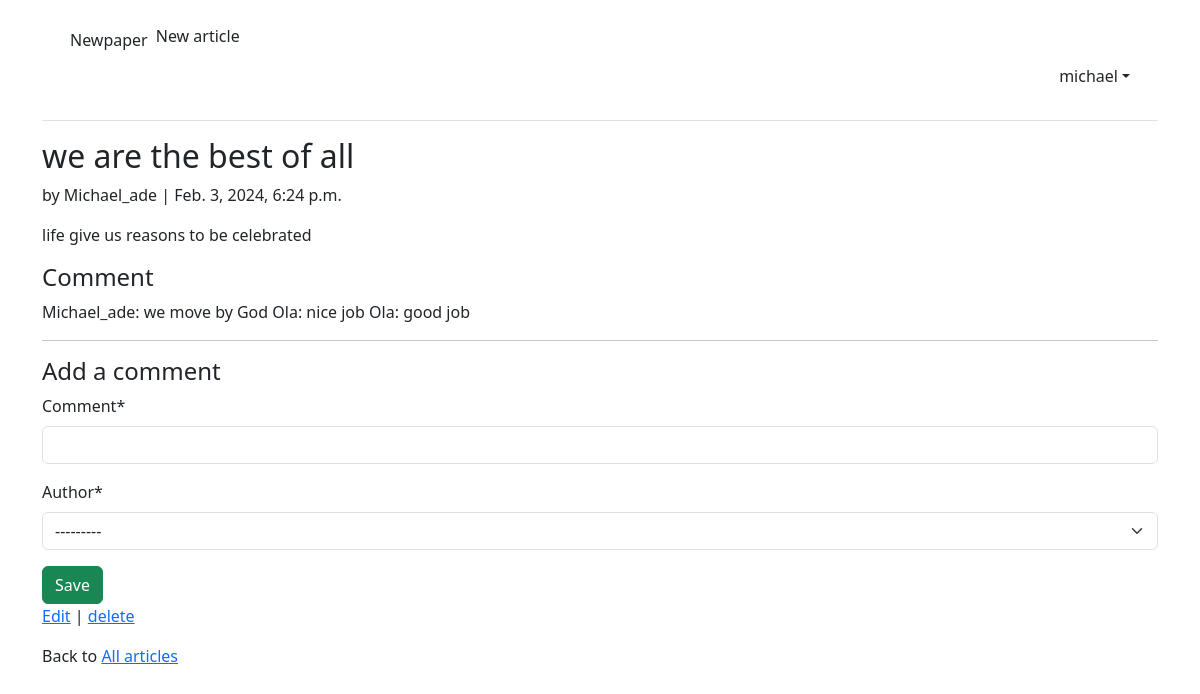
/articles/7/ (signed in), run on the app's committed database.
### accounts/models.py (models this page shows)
class CustomUser(AbstractUser):
    age = models.PositiveIntegerField(null=True, blank=True,)
    name =models.CharField(max_length = 255, null=True, blank = True)
    date = models.DateField(null = True, blank = True)
    mike = models.DateField(null = True, blank = True)  #new
    def __str__ (self):
        return self.username

### articles/models.py (models this page shows, shortened)
class Article(models.Model):
    title = models.CharField(max_length=55)
    body = models.TextField()
    date = models.DateTimeField(auto_now_add = True)
    author = models.ForeignKey(settings.AUTH_USER_MODEL, on_delete=models.CASCADE,) #author =models.ForeignKey('auth.User', on_delete=models.CASCADE,)

class Comment(models.Model):
    article = models.ForeignKey(Article, on_delete=models.CASCADE,)
    comment = models.CharField(max_length=140)
    author = models.ForeignKey(settings.AUTH_USER_MODEL, on_delete=models.CASCADE,) #author =models.ForeignKey('auth.User', on_delete=models.CASCADE,)
    def __str__(self):
        return self.comment #display the data title in admin page

### articles/views.py (the view, shortened to what this page needs)
# urls.py: path("<int:pk>/", ArticleDetailView.as_view(), name = "article_detail"),
class ArticleDetailView(LoginRequiredMixin, View):
    def get(self, request, *args, **kwargs):
        view = CommentGet.as_view()
        return view(request, *args, **kwargs)

### articles/form.py
class CommentForm(forms.ModelForm):
    class Meta:
        model = Comment
        fields = ("comment", "author")

### articles/views.py (called while the page is built)
    def get_context_data(self, **kwargs): # get_context_data() its django dictionary  cantaining all the variable names and value available in our templates, its use to add information to template
        context = super().get_context_data(**kwargs)
        context["form"] = CommentForm()
        return context

### accounts/templates/article_detail.html (shortened to what this page needs)
{% extends 'base.html' %}
{% load crispy_forms_tags %}
{% block content %}
    <div class="article-entry">
        <h2>
            {{ object.title }}
        </h2>
        <p>
            by {{ object.author }}  | {{ object.date }}
        </p>
    </div>
    <p>
        {{ object.body }}
    </p>
        <h4>
            Comment
        </h4>
        {% for comment in article.comment_set.all %}
        {{ comment.author }}:
        {{ comment }}
        {% endfor %}
        <hr>
        <h4>
            Add a comment
        </h4>
        <form action = "" method="POST">
            {{form|crispy}}
        <button class="btn btn-success ml-2" type="submit">Save</button>
        </form>
    <p>
        <a href="{% url 'article_edit' article.pk %}"> Edit</a> |
        <a href="{% url 'article_delete' article.pk%}"> delete</a>
    </p>
    <p>
     Back to   <a href=" {%  url 'article_list' %}"> All articles</a>
    </p>
{% endblock content %}

### accounts/templates/base.html (shortened to what this page needs)
<!DOCTYPE html>
<html lang="en">
    {%  load crispy_forms_tags %}
<head>
</head>
<link href="https://cdn.jsdelivr.net/npm/bootstrap@5.3.2/dist/css/bootstrap.min.css" rel="stylesheet">
<body>
    <div class="container">
        <header class="p-3 mb-3 border-bottom">
            <div class="container">
                <div class="d-flex flex-wrap align-items-center justify-content-center justify-content-lg-start">
                    <a class="navbar-brand" href="{% url 'home' %}" class="navbar-brand"  class="text-primary" > Newpaper</a>
                    <ul  class="nav col-12 col-lg-auto me-lg-auto mb-2 justify-content-center md-md-0">
                        {% if user.is_authenticated %}
                        <li >
                            <a href="{% url 'new_article' %}" class="nav-link px-2 link-dark"> New article</a>
                        </li>
                    </ul>
                </div>
                    <ul>
                        <div class="dropdown text-end">
                            <a href="#"  class="d-block link-dark text-decoration-none dropdown-toggle" id="dropdownUser1" data-bs-toggle="dropdown" aria-expanded="false"> {{ user.username }}</a>
                        </div>
                        {% else %}
                    </ul>
                    <div class="text-end">
                        <a href="{% url 'login' %}" class="btn btn-outline-primary me-2">Login</a>
                        <a href="{% url 'signup'%}" class="btn btn-primary">Sign Up</a>
                    </div>
                {% endif %}
            </div>
        </header>
        <main>
            {% block content %}
            {% endblock content %}
        </main>
    </div>
</body>
</html>

### data on the page
CustomUser: username "michael"
Article: title "we are the best of all", author "Michael_ade", date "Feb. 3, 2024, 6:24 p.m.", body "life give us reasons to be celebrated"
Comment: author "Michael_ade", comment "we move by God"
Comment: author "Ola", comment "nice job"
Comment: author "Ola", comment "good job"
